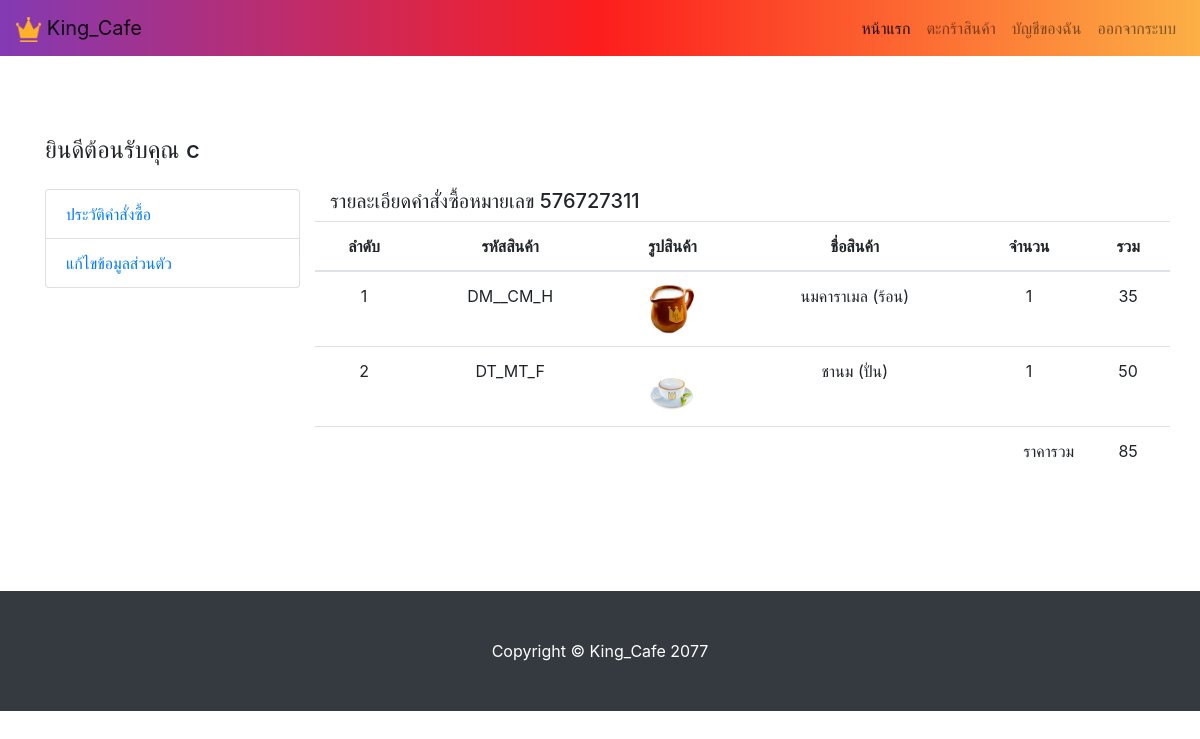
Page /Cafe/view_order.php?sale_id=576727311 (signed in) on the committed database.
### tables this page shows
CREATE TABLE `customer` (
  `c_id` int(11) NOT NULL,
  `fname` varchar(99) NOT NULL,
  `lname` varchar(88) NOT NULL,
  `username` varchar(99) NOT NULL,
  `password` varchar(99) NOT NULL
);

CREATE TABLE `sale_detail` (
  `id` int(11) NOT NULL,
  `sale_id` int(11) NOT NULL,
  `p_id` varchar(99) NOT NULL,
  `p_amount` int(11) NOT NULL,
  `p_sell` int(11) NOT NULL
);

CREATE TABLE `product` (
  `p_id` varchar(11) NOT NULL,
  `cat_id` int(11) NOT NULL,
  `p_name` text NOT NULL,
  `p_price` int(11) NOT NULL,
  `p_detail` text NOT NULL,
  `p_pic` text NOT NULL
);

### Cafe/view_order.php (the view, shortened to what this page needs)
<?php
include 'admin/assets/php/connect.php';
$sale_id = $_GET['sale_id'];
$c_id = $_SESSION['c_id'];
$nsql = "select fname from customer where c_id = '$c_id'";
$nload = $con->query($nsql);
if($ndata = $nload->fetch_assoc()) $fname = $ndata['fname'];
$total=0;
?>
<!DOCTYPE html>
<html lang="en">
<head>
    <link href="vendor/bootstrap/css/bootstrap.min.css" rel="stylesheet">
    <link href="css/shop-homepage.css" rel="stylesheet">
</head>
<body>
<?php require_once 'assets/navbar.php'?>
<div class="container"  style="margin-top: 5.0rem!important;">
    <div class="row">
        <div class="mb-3 col-lg-12">
            <h4>ยินดีต้อนรับคุณ <?php echo $fname ?></h4>
        </div>
        <div class="col-lg-3">
            <div class="list-group">
                <a href="user.php" class="list-group-item">ประวัติคำสั่งซื้อ</a>
                <a href="user_setting.php" class="list-group-item">แก้ไขข้อมูลส่วนตัว</a>
            </div>
        </div>
        <div class="col-lg-9">
            <div class="row">
                <div class="col-lg-12">
                    <h5>รายละเอียดคำสั่งซื้อหมายเลข <?php echo $sale_id ?></h5>
                </div>
                <table class="table table-hover">
                    <thead>
                    <tr align="center" valign="middle">
                        <th>
                            ลำดับ
                        </th>
                        <th>
                            รหัสสินค้า
                        </th>
                        <th>รูปสินค้า</th>
                        <th>ชื่อสินค้า</th>
                        <th>
                            จำนวน
                        </th>
                        <th>รวม</th>
                    </tr>
                    </thead>
                    <tbody>
                    <?php
                        $sql = "select * from sale_detail where sale_id = '$sale_id'";
                        $load  = $con->query($sql);
                        while($data = $load->fetch_assoc()):
                    ?>
                        <tr align="center" valign="middle">
                            <td><?php echo $i+=1 ?></td>
                            <td><?php echo $data['p_id'] ?></td>
                            <?php
                            $psql = "select p_name , p_pic from product where p_id = '".$data['p_id']."'";
                            $plaod = $con->query($psql);
                            if($rs = $plaod->fetch_assoc()):
                            ?>
                            <td><img  width="50px" src="admin/assets/images/<?php echo $data['p_id'] ?>/<?php echo $rs['p_pic'] ?>" alt=""></td>
                            <td><?php echo $rs['p_name'] ?></td>
                            <?php
                            endif;
                            ?>
                            <td><?php echo $data['p_amount'] ?></td>
                            <td><?php echo $data['p_sell'] ?></td>
                        </tr>
                    <?php
                        $total+= $data['p_sell'];
                        endwhile;
                    ?>
                    <tr align="right">
                        <td colspan="5">
                            ราคารวม
                        </td>
                        <td align="center">
                            <?php echo $total ?>
                        </td>
                    </tr>
                    </tbody>
                </table>
                <div style="padding: 50px"></div>
            </div>
        </div>
    </div>
</div>
<?php include 'assets/footer.php'?>
</body>
</html>

### Cafe/css/shop-homepage.css (style rules this page uses)
body { padding-top: 56px; }

### rows in the picture
customer: fname "c"
sale_detail: i "1", p "DM__CM_H", p.p_pic (picture), p.p_name "นมคาราเมล (ร้อน)", p_amount "1", p_sell "35"
sale_detail: i "2", p "DT_MT_F", p.p_pic (picture), p.p_name "ชานม (ปั่น)", p_amount "1", p_sell "50"

### other values in the picture
$sale_id "576727311"
$total "85"
